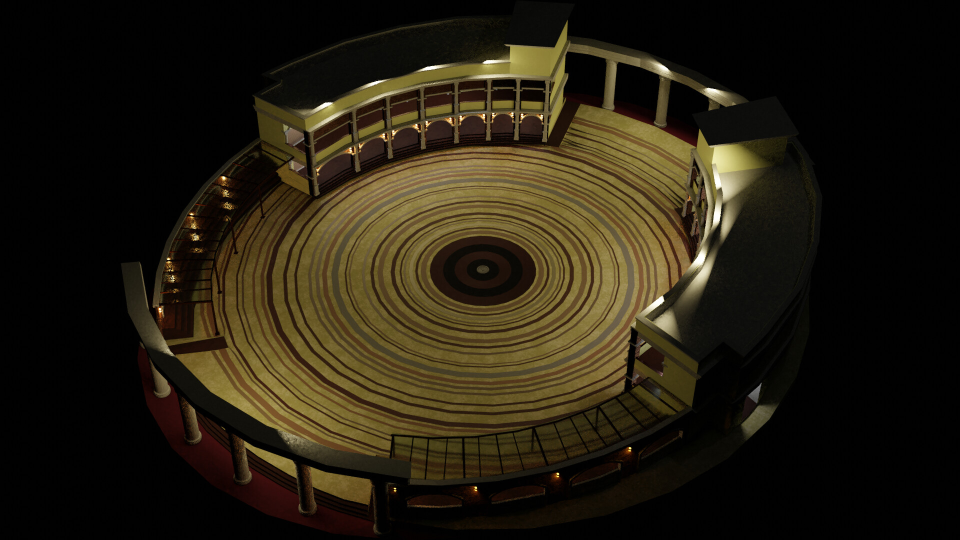
#> input picture assets/source/college1.png, 1920 x 1080 px (shown at 1/2 size)
$ python make_ascii_campus.py
#> lines starting #> are read from the running program, lines starting #| are printed output that depends on the picture
"""
Convert the campus amphitheatre render into an ASCII character grid.

Two inputs, deliberately:

  * college1.png is the original 1920x1080 render and carries the detail that
    makes the piece readable — the concentric rings of the decking, the
    balustrades, the arcade under the balcony. Working from the 666px
    background-removed preview instead throws all of that away before the
    ramp ever sees it, and the result is a grey blob with a dark rim.
  * amphitheatre-cutout.png is that same frame after background removal. Only
    its alpha is used, upscaled, as the silhouette. Keying the silhouette off
    luminance instead would punch holes through the structure's own black
    roofs, which sit at the same value as the backdrop.

Output: src/content/ascii-campus.json
"""

import json
from pathlib import Path

from PIL import Image, ImageFilter

ROOT = Path(__file__).parent.parent
SRC = ROOT / "assets" / "source" / "college1.png"
MASK_SRC = ROOT / "assets" / "source" / "amphitheatre-cutout.png"
OUT = ROOT / "src" / "content" / "ascii-campus.json"

# dark -> light. Same ramp family as the hero portrait so the two pieces share
# a visual language; ten well-separated steps beat a long gradient ramp, whose
# middle entries differ by too little ink to tell apart at this size.
RAMP = " .:-=+*#%@"

# Legibility here is set by how many pixels each glyph gets on screen, not by
# how many cells the grid has: past a point, more columns just shrinks the type
# until the whole thing greys out. At 140 columns in a ~650px slot each glyph
# advances ~9 device pixels on a retina display, which is the size at which
# these shapes actually resolve.
COLS = 140
# Glyph width/height as rendered: JetBrains Mono advances 0.6em and the
# component sets leading-[0.85]. The tight leading is deliberate — it buys
# vertical sampling resolution for free, and the ramp has no descenders to clip.
CELL_ASPECT = 0.73
MASK_THRESHOLD = 128
# Sharpen at the scale of the decking rings (~15px apart in the source) so they
# survive the downsample. A small radius sharpens grain the ramp can't show
# anyway and leaves the rings exactly as smeared as before.
UNSHARP = (12, 220, 2)  # radius, percent, threshold
# The white point sits at the 80th percentile, not the 98th: the lit decking is
# brighter than most of the subject, and letting it clip to blank paper is what
# makes the rings read as drawn lines instead of dissolving into a grey field.
BLACK_POINT, WHITE_POINT = 0.05, 0.80
GAMMA = 1.0


def main() -> None:
    detail = Image.open(SRC).convert("L")
    mask = Image.open(MASK_SRC).convert("RGBA").split()[3]
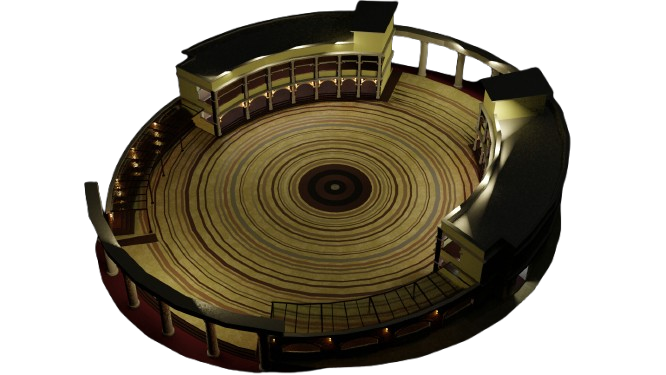
#> input picture assets/source/amphitheatre-cutout.png, 666 x 375 px
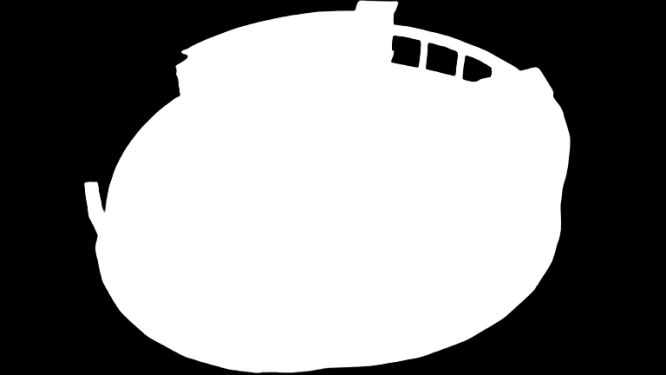
#> mask: PIL image 666x375 L; min 0, max 255, mean 137.2

    # the cutout is the same frame at lower resolution, so its alpha upscales
    # onto the original 1:1
    mask = mask.resize(detail.size, Image.Resampling.LANCZOS)
#> mask: PIL image 1920x1080 L

    bbox = mask.getbbox()
#> bbox = (235, 0, 1653, 1080)
    assert bbox, "fully transparent mask?"
    detail = detail.crop(bbox)
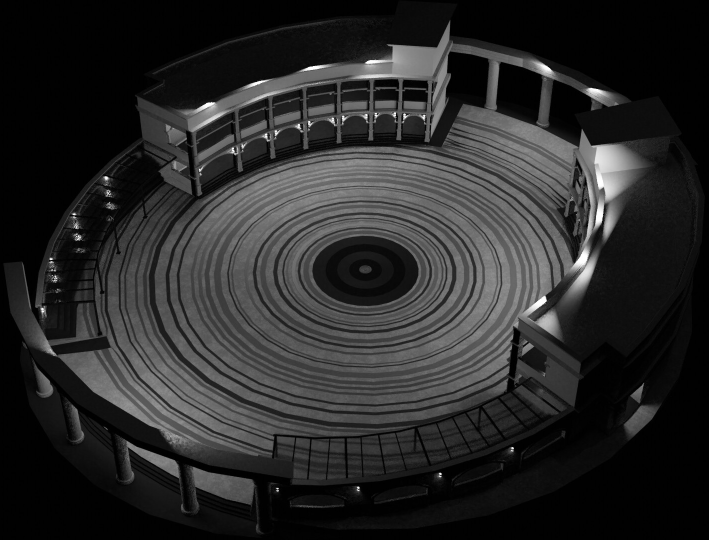
#> detail: PIL image 1418x1080 L (shown at 1/2 size); min 0, max 255, mean 41.4
    mask = mask.crop(bbox)
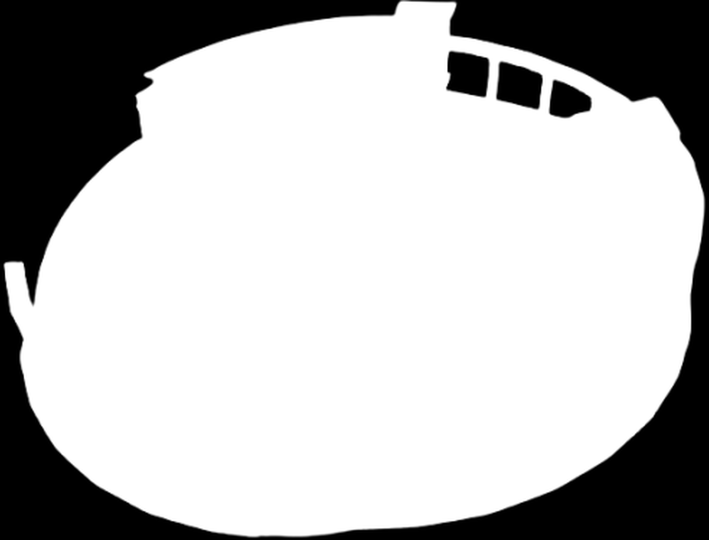
#> mask: PIL image 1418x1080 L (shown at 1/2 size); min 0, max 255, mean 185.8

    detail = detail.filter(ImageFilter.UnsharpMask(*UNSHARP))
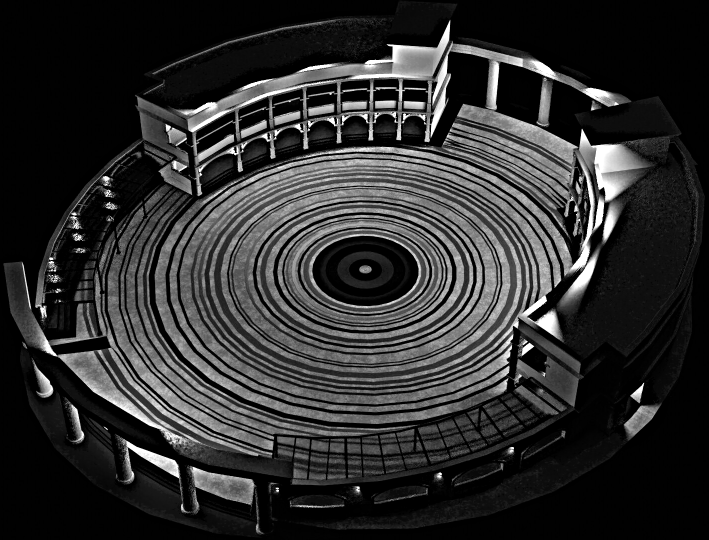
#> detail: PIL image 1418x1080 L (shown at 1/2 size); min 0, max 255, mean 47

    w, h = detail.size
#> w = 1418; h = 1080
    rows = round(COLS * (h / w) * CELL_ASPECT)
#> rows = 78

    gray_small = detail.resize((COLS, rows), Image.Resampling.BOX)
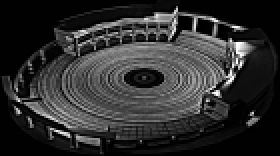
#> gray_small: PIL image 140x78 L (shown 2 times larger); min 0, max 255, mean 47
    mask_small = mask.resize((COLS, rows), Image.Resampling.BOX)
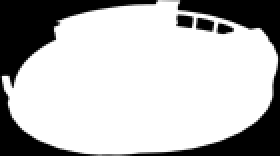
#> mask_small: PIL image 140x78 L (shown 2 times larger); min 0, max 255, mean 185.8
    gray_px = gray_small.load()
    mask_px = mask_small.load()

    # Stretch the subject's own range across the ramp. The render is lit
    # theatrically and its luminance sits in a narrow band; mapping raw values
    # leaves almost everything on two or three characters.
    subject = [
        gray_px[x, y]
        for y in range(rows)
        for x in range(COLS)
        if mask_px[x, y] >= MASK_THRESHOLD
    ]
#> subject = 7958 values, max 255 at index 1505, min 0 at index 76, mean 63.87
    subject.sort()
    lo = subject[int(len(subject) * BLACK_POINT)]
#> lo = 1
    hi = subject[int(len(subject) * WHITE_POINT)]
#> hi = 109
    span = max(1, hi - lo)
#> span = 108

    lines: list[str] = []
    for y in range(rows):
        row: list[str] = []
        for x in range(COLS):
            if mask_px[x, y] < MASK_THRESHOLD:
                row.append(" ")
                continue
            norm = min(1.0, max(0.0, (gray_px[x, y] - lo) / span))
            # invert: dark pixel -> dense char (higher ramp index)
            idx = int(((1 - norm) ** GAMMA) * (len(RAMP) - 1) + 0.5)
            row.append(RAMP[max(0, min(len(RAMP) - 1, idx))])
        lines.append("".join(row).rstrip() or " ")
#> after the loop, lines = 78 items

    while lines and not lines[0].strip():
        lines.pop(0)
#> this loop made 0 passes
    while lines and not lines[-1].strip():
        lines.pop()

    OUT.parent.mkdir(parents=True, exist_ok=True)
    OUT.write_text(
        json.dumps({"cols": COLS, "rows": len(lines), "lines": lines}, indent=0)
    )
    print(f"wrote {OUT} — {COLS}x{len(lines)}")
#| wrote src/content/ascii-campus.json — 140x78


if __name__ == "__main__":
    main()
